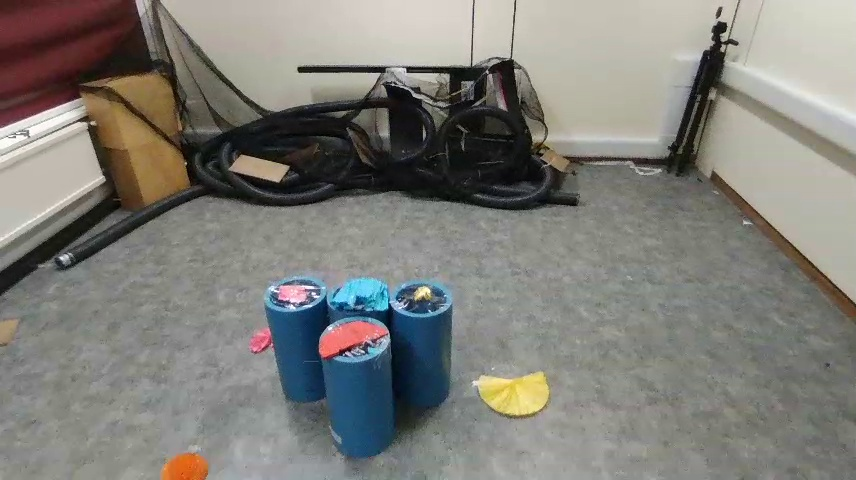
#> input picture AutnomousFlyingSystem/Photos/Photo_13.jpg, 856 x 480 px, found by its file name
$ python What_was_found.py   (Python 2 division)   (older library calls are emulated)
#> lines starting #> are read from the running program, lines starting #| are printed output that depends on the picture; after the words box and inside, x2 and y2 are one past the last pixel; in counts of white or black regions, pixels touching at a corner belong together
# import the necessary packages
import time
import cv2
import numpy as np
from PIL import Image

''' Program that receives an image and detects the coordantes of an specifiec color object, printing the dots of the center of the image and the detected target '''

def coordenates(name):
    # Read the image
#> called with name = 'Photo_13.jpg'
    image = cv2.imread(name)
#> image is the input picture: shape (480, 856, 3); mean B, G, R 120.9, 126.6, 127.8

    # Blur the image
    blur = cv2.blur(image, (3,3))

    # Select the lower and upper boundaries
    lower = np.array([76,31,4],dtype="uint8")
    upper = np.array([210,90,70], dtype="uint8")

    # Apply the threhold to the blurred image
    thresh = cv2.inRange(blur, lower, upper)
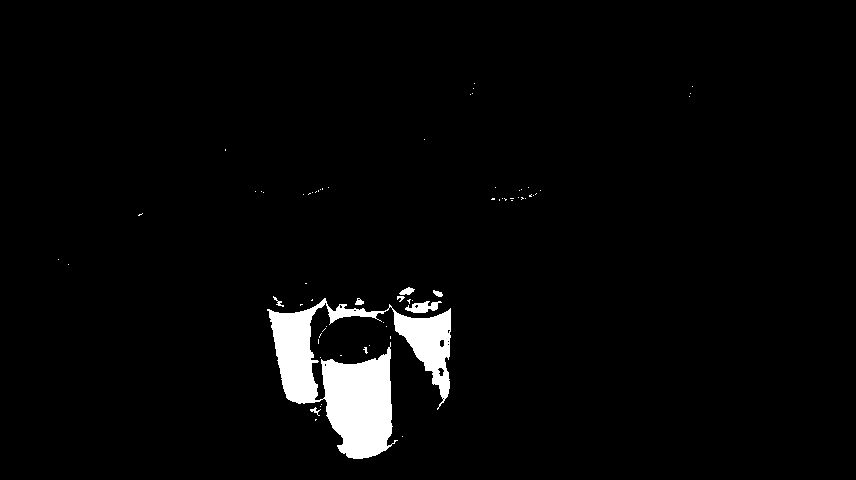
#> thresh: shape (480, 856); 3.2% white; 68 white regions (60 under 20 px)
    thresh2 = thresh.copy()

    # find contours in the threshold image
    image, contours,hierarchy = cv2.findContours(thresh,cv2.RETR_LIST,cv2.CHAIN_APPROX_SIMPLE)
#> contours = 79 contours, 72 with area under 20; largest, box (x1, y1, x2, y2) and area: (267, 298, 451, 459) 11828, (405, 301, 442, 313) 214, (399, 287, 415, 295) 60, (437, 367, 445, 377) 40, (439, 339, 445, 348) 34, (355, 298, 364, 305) 32, (433, 290, 443, 297) 32

    # finding contour with maximum area and store it as best_cnt
    max_area = 0
    best_cnt = 1
    for cnt in contours:
            area = cv2.contourArea(cnt)
            if area > max_area:
                    max_area = area
                    best_cnt = cnt
#> this loop made 79 passes
#> (area, max_area) on passes 7, 28, 34: (40, 40), (214, 214), (11828, 11828)
#> area on passes 15, 33, 37, 38: 33.5, 32, 32, 60.5
#> after the loop, best_cnt = contour of 520 points, box (x1, y1, x2, y2) (267, 298, 451, 459), area 11828; max_area = 11828

    # finding centroids of best_cnt and draw a circle there
    M = cv2.moments(best_cnt)
#> M = moments, m00 11828, centre m10/m00, m01/m00 = (356.7, 374.5)
    cx,cy = int(M['m10']/M['m00']), int(M['m01']/M['m00'])
#> cx = 356; cy = 374

    # Modify the values to show them
    im = Image.open(name)
    width, height = im.size #size of our image
#> width = 856; height = 480
    distance= (cx-width/2)
#> distance = -72

    #print(distance)# if positive the object is on the right side of the image
    b=((height/2) - cy)
#> b = -134

    if((height/2) >= cy):
       x=1 # object in the upper part of the image
    else:
       x=0 #object in the lower part of the image

    # Print the obtained values
    print cx,cy
#| 356 374
    print distance, b
#| -72 -134

    # put the circles in the image
    cv2.circle(blur,(cx,cy),10,(0,0,255),-1)
    cv2.circle(blur,(width/2,height/2),10,(0,0,0),-1)
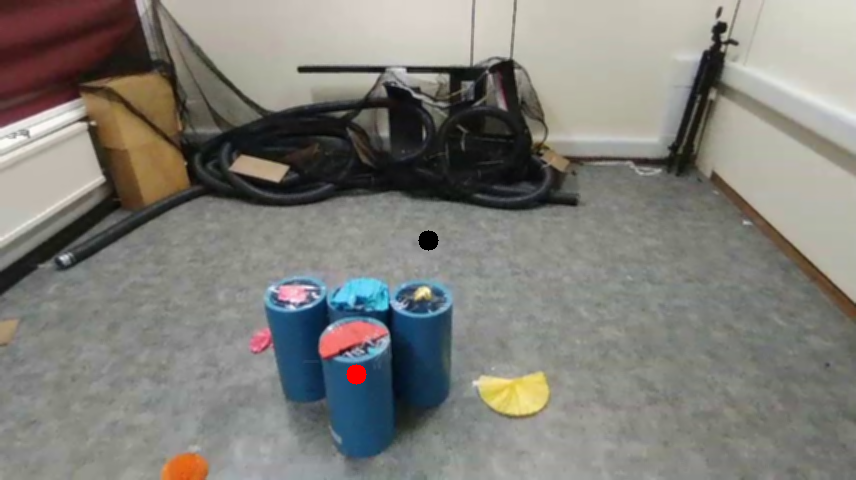
#> blur: shape (480, 856, 3); mean B, G, R 120.7, 126.5, 127.9

    # show the frame
    cv2.imshow("Frame", blur)
    key = cv2.waitKey(0) & 0xFF
#> (key Esc is pressed here)

def main():
    coordenates("Photo_13.jpg")
    ''' Show the results graphically'''


if __name__ == "__main__":
    main()

$ run again, with AutnomousFlyingSystem/Photos/Photo_12.jpg copied over AutnomousFlyingSystem/Photos/Photo_13.jpg
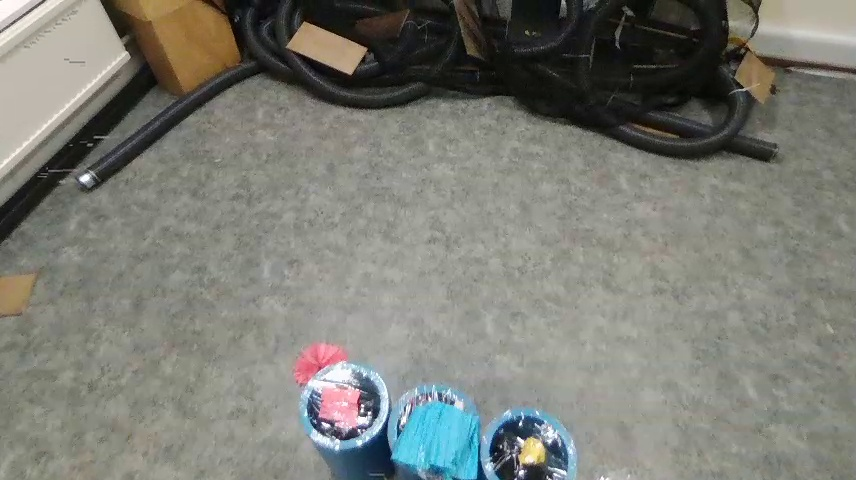
#> input picture AutnomousFlyingSystem/Photos/Photo_12.jpg, 856 x 480 px, found by its file name
#> in coordenates, image is the input picture: shape (480, 856, 3); mean B, G, R 117, 124.5, 123.4
#> in coordenates, `thresh = cv2.inRange(blur, lower, upper)`:
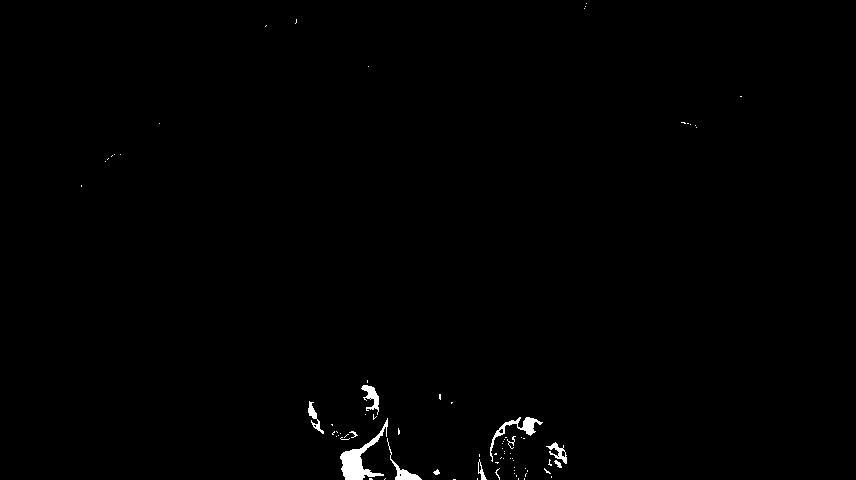
#> thresh: shape (480, 856); 0.6% white; 79 white regions (68 under 20 px)
#> contours = 86 contours, 76 with area under 20; largest, box (x1, y1, x2, y2) and area: (340, 418, 388, 480) 756, (490, 417, 543, 462) 308, (387, 438, 422, 480) 186, (361, 385, 379, 415) 182, (546, 442, 567, 464) 136
#> the loop in coordenates, `for cnt in contours:` made 86 passes
#> (area, max_area) on passes 20, 24, 38, 42, 58: (24, 24), (56.5, 56.5), (135.5, 135.5), (186, 186), (756.5, 756.5)
#> after the loop in coordenates, `for cnt in contours:`: best_cnt = contour of 110 points, box (x1, y1, x2, y2) (340, 418, 388, 480), area 756; max_area = 756.5
#> M = moments, m00 756.5, centre m10/m00, m01/m00 = (357.3, 461.1)
#> cx = 357; cy = 461
#> distance = -71
#> b = -221
#| 357 461
#| -71 -221
#> in coordenates, `cv2.circle(blur,(width/2,height/2),10,(0,0,0),-1)`:
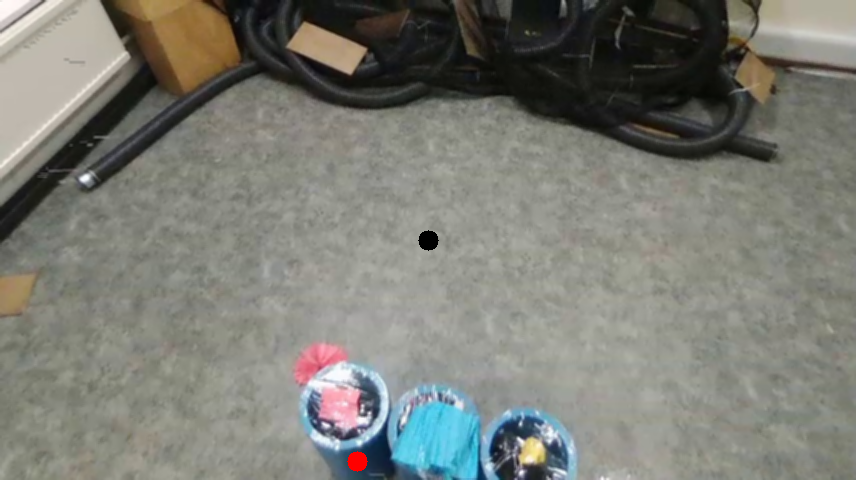
#> blur: shape (480, 856, 3); mean B, G, R 116.8, 124.4, 123.5

$ run again, with AutnomousFlyingSystem/Photos/UAV_First1.jpg copied over AutnomousFlyingSystem/Photos/Photo_13.jpg
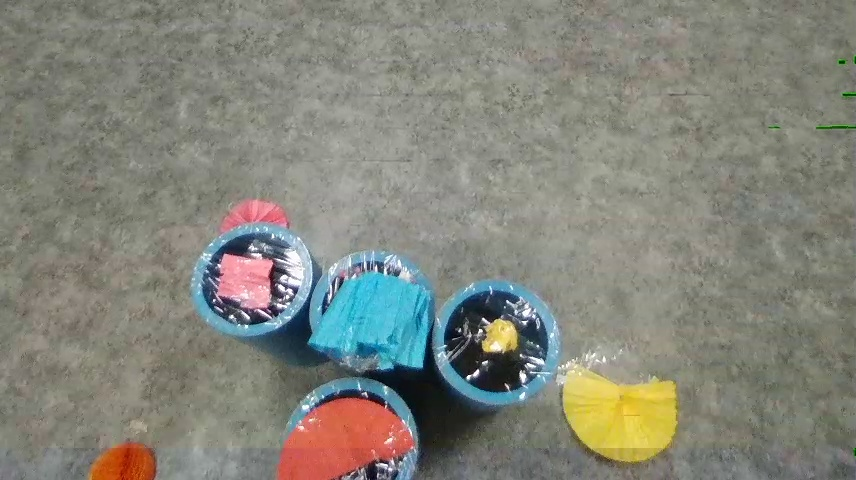
#> input picture AutnomousFlyingSystem/Photos/UAV_First1.jpg, 856 x 480 px, found by its file name
#> in coordenates, image is the input picture: shape (480, 856, 3); mean B, G, R 122.3, 132.5, 131.5
#> in coordenates, `thresh = cv2.inRange(blur, lower, upper)`:
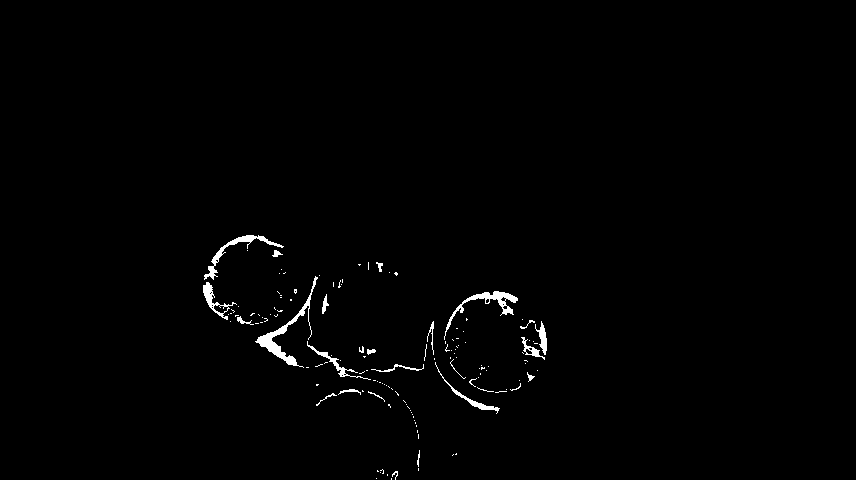
#> thresh: shape (480, 856); 0.96% white; 137 white regions (113 under 20 px)
#> contours = 153 contours, 135 with area under 20; largest, box (x1, y1, x2, y2) and area: (255, 276, 318, 368) 593, (444, 291, 518, 340) 456, (204, 235, 284, 280) 353, (203, 282, 237, 320) 300, (435, 362, 500, 414) 170
#> the loop in coordenates, `for cnt in contours:` made 153 passes
#> (area, max_area) on passes 31, 59, 62, 131, 140: (27, 27), (41.5, 41.5), (169.5, 169.5), (456.5, 456.5), (593, 593)
#> after the loop in coordenates, `for cnt in contours:`: best_cnt = contour of 182 points, box (x1, y1, x2, y2) (255, 276, 318, 368), area 593; max_area = 593
#> M = moments, m00 593, centre m10/m00, m01/m00 = (281.7, 336.2)
#> cx = 281; cy = 336
#> distance = -147
#> b = -96
#| 281 336
#| -147 -96
#> in coordenates, `cv2.circle(blur,(width/2,height/2),10,(0,0,0),-1)`:
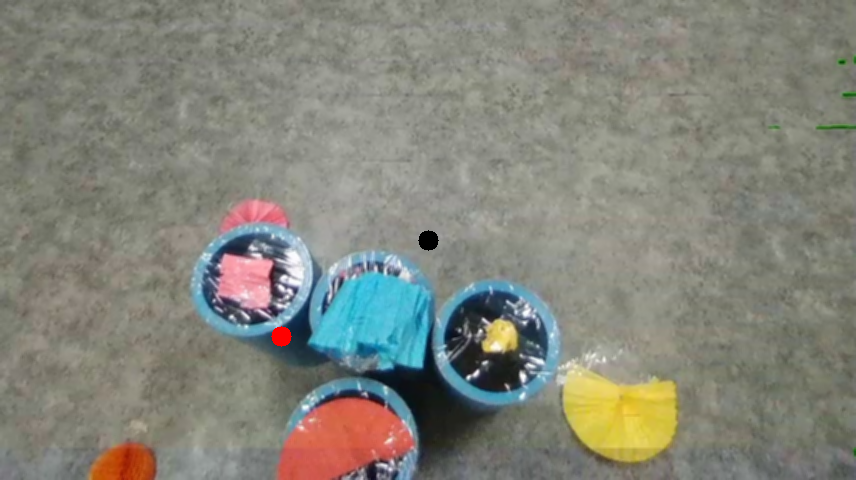
#> blur: shape (480, 856, 3); mean B, G, R 122.1, 132.3, 131.5
